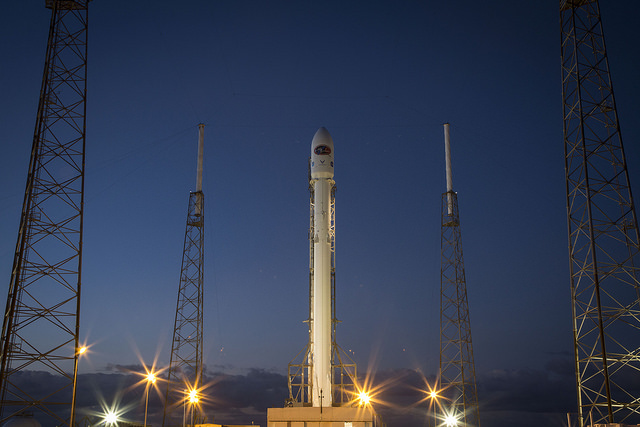
#> input picture skimage.data.rocket(), 640 x 427 px
$ jupyter execute --allow-errors test_image_processing.ipynb
#> lines starting #> are read from the running program, lines starting #| are printed output that depends on the picture
[cell 1]
from skimage import data

[cell 2]
rocket_image = data.rocket()
#> rocket_image is the input picture: shape (427, 640, 3); mean R, G, B 52.3, 61.3, 82.3
rocket_image

[cell 3]
from skimage import color
#> (the rest of this cell did not finish here and is left out)

[cell 4]
def show_image(image, title = 'Image', cmap_type = 'gray'):
    plt.imshow(image,cmap=cmap_type)
    plt.title(title)
    plt.axis('off')
    plt.show()

[cell 5]
from skimage import color
#> (the rest of this cell did not finish here and is left out)

#> (a cell that did not finish here is left out)

[cell 7]
import matplotlib.image as mpimg
img = mpimg.imread('original.jpg')
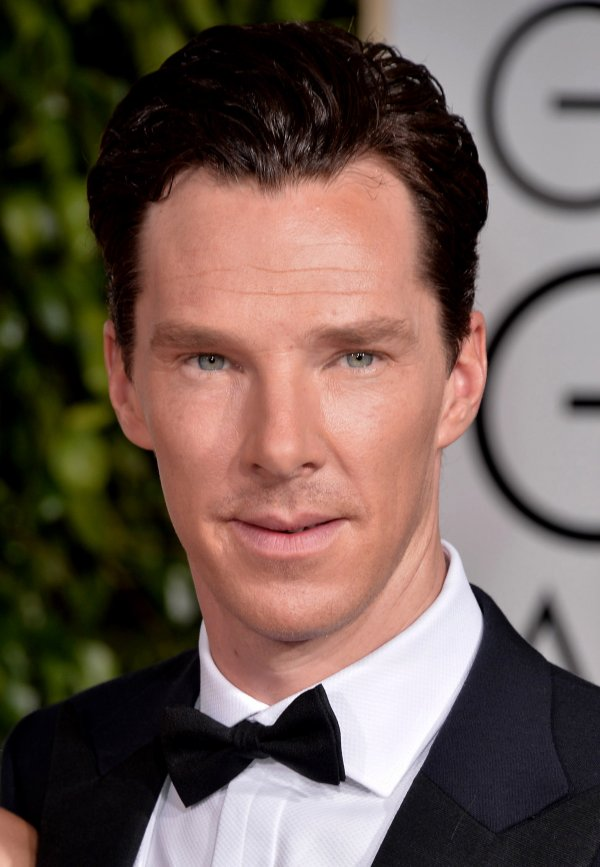
#> input picture image_processing_with_python/original.jpg, 600 x 867 px
#> img is the input picture: shape (867, 600, 3); mean R, G, B 109.2, 90.5, 82.5
lum_img = img[:,:,0]
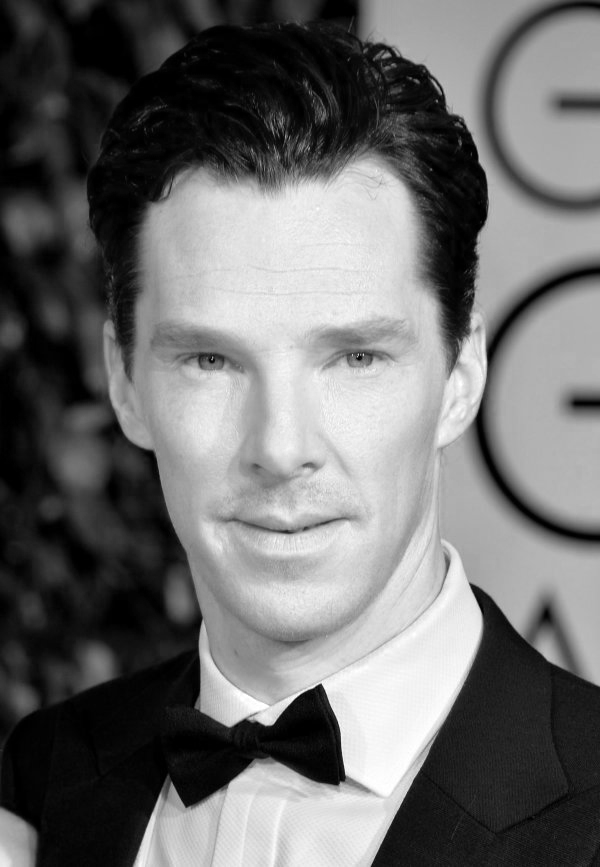
#> lum_img: shape (867, 600); min 0, max 255, mean 109.2

[cell 8]
import numpy as np

def rgb2gray(rgb):

    r, g, b = rgb[:,:,0], rgb[:,:,1], rgb[:,:,2]
    gray = 0.2989 * r + 0.5870 * g + 0.1140 * b

    return gray

[cell 9]
import numpy as np
import matplotlib.pyplot as plt
import matplotlib.image as mpimg

def rgb2gray(rgb):
    return np.dot(rgb[...,:3], [0.2989, 0.5870, 0.1140])
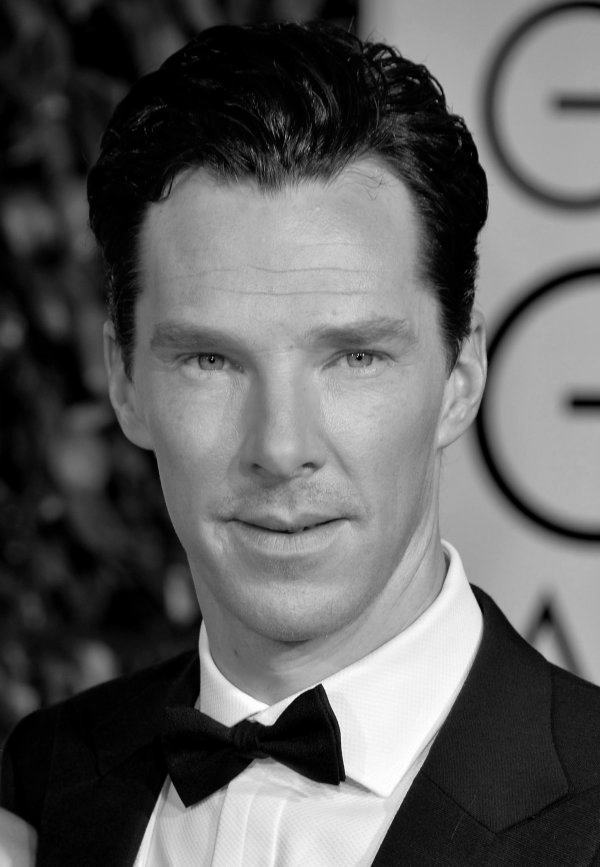
#> returned value: shape (867, 600) float64; min 0, max 255, mean 95.2

img = mpimg.imread('original.jpg')
gray = rgb2gray(img)
plt.imshow(gray, cmap=plt.get_cmap('gray'), vmin=0, vmax=1)
plt.show()

[cell 10]
from skimage import io
img = io.imread('original.jpg', as_gray=True)
#> img: shape (867, 600) float64; min 0, max 1, mean 0.368
img_original = io.imread('original.jpg', as_gray=False)

show_image(img,'Grayscale image')
show_image(img_original,'Original image')

Exercise
Exercise
RGB to grayscale
In this exercise you will load an image from scikit-image module data and make it grayscale, then compare both of them in the output.

We have preloaded a function show_image(image, title='Image') that displays the image using Matplotlib. You can check more about its parameters using ?show_image() or help(show_image) in the console.

Rocket
Instructions
0 XP
Instructions
0 XP
Import the data and color modules from Scikit image. The first module provides example images, and the second, color transformation functions.
Load the rocket image.
Convert the RGB-3 rocket image to grayscale.

Incorrect Submission
Check your call of color.rgb2gray(). Did you correctly specify the first argument? Expected something different.
Did you find this feedback helpful?

Yes

No
+0 XP
Great! You converted an image to grayscale. For many applications of image processing, color information doesn't help us identify important edges or other features. Something that we will cover later in the course.

[cell 11]
# Import the modules from skimage
from skimage import data, color

# Load the rocket image
rocket = data.chelsea()
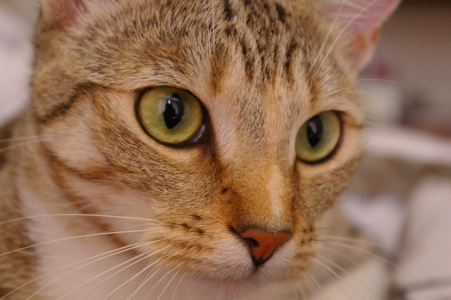
#> input picture skimage.data.chelsea(), 451 x 300 px
#> rocket is the input picture: shape (300, 451, 3); mean R, G, B 147.7, 111.4, 86.8

# Convert the image to grayscale
gray_scaled_rocket = color.rgb2gray(rocket)
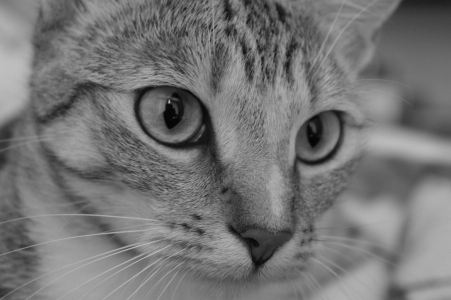
#> gray_scaled_rocket: shape (300, 451) float64; min 0.0151, max 0.756, mean 0.46

# Show the original image
show_image(rocket, 'Original RGB image')

# Show the grayscale image
show_image(gray_scaled_rocket, 'Grayscale image')
